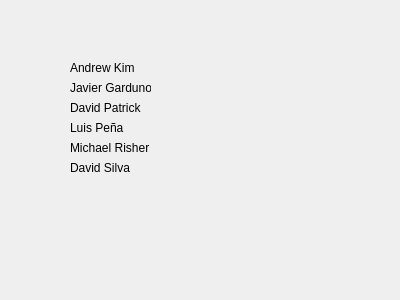
<?xml version="1.0" encoding="UTF-8"?>
<ui version="4.0">
 <class>adminContact</class>
 <widget class="QDialog" name="adminContact">
  <property name="geometry">
   <rect>
    <x>0</x>
    <y>0</y>
    <width>400</width>
    <height>300</height>
   </rect>
  </property>
  <property name="windowTitle">
   <string>Dialog</string>
  </property>
  <widget class="QLabel" name="label">
   <property name="geometry">
    <rect>
     <x>70</x>
     <y>60</y>
     <width>81</width>
     <height>16</height>
    </rect>
   </property>
   <property name="text">
    <string>Andrew Kim</string>
   </property>
  </widget>
  <widget class="QLabel" name="label_2">
   <property name="geometry">
    <rect>
     <x>70</x>
     <y>80</y>
     <width>81</width>
     <height>16</height>
    </rect>
   </property>
   <property name="text">
    <string>Javier Garduno</string>
   </property>
  </widget>
  <widget class="QLabel" name="label_3">
   <property name="geometry">
    <rect>
     <x>70</x>
     <y>100</y>
     <width>81</width>
     <height>16</height>
    </rect>
   </property>
   <property name="text">
    <string>David Patrick</string>
   </property>
  </widget>
  <widget class="QLabel" name="label_4">
   <property name="geometry">
    <rect>
     <x>70</x>
     <y>120</y>
     <width>81</width>
     <height>16</height>
    </rect>
   </property>
   <property name="text">
    <string>Luis Peña</string>
   </property>
  </widget>
  <widget class="QLabel" name="label_5">
   <property name="geometry">
    <rect>
     <x>70</x>
     <y>140</y>
     <width>81</width>
     <height>16</height>
    </rect>
   </property>
   <property name="text">
    <string>Michael Risher</string>
   </property>
  </widget>
  <widget class="QLabel" name="label_6">
   <property name="geometry">
    <rect>
     <x>70</x>
     <y>160</y>
     <width>81</width>
     <height>16</height>
    </rect>
   </property>
   <property name="text">
    <string>David Silva</string>
   </property>
  </widget>
 </widget>
 <resources/>
 <connections/>
</ui>
